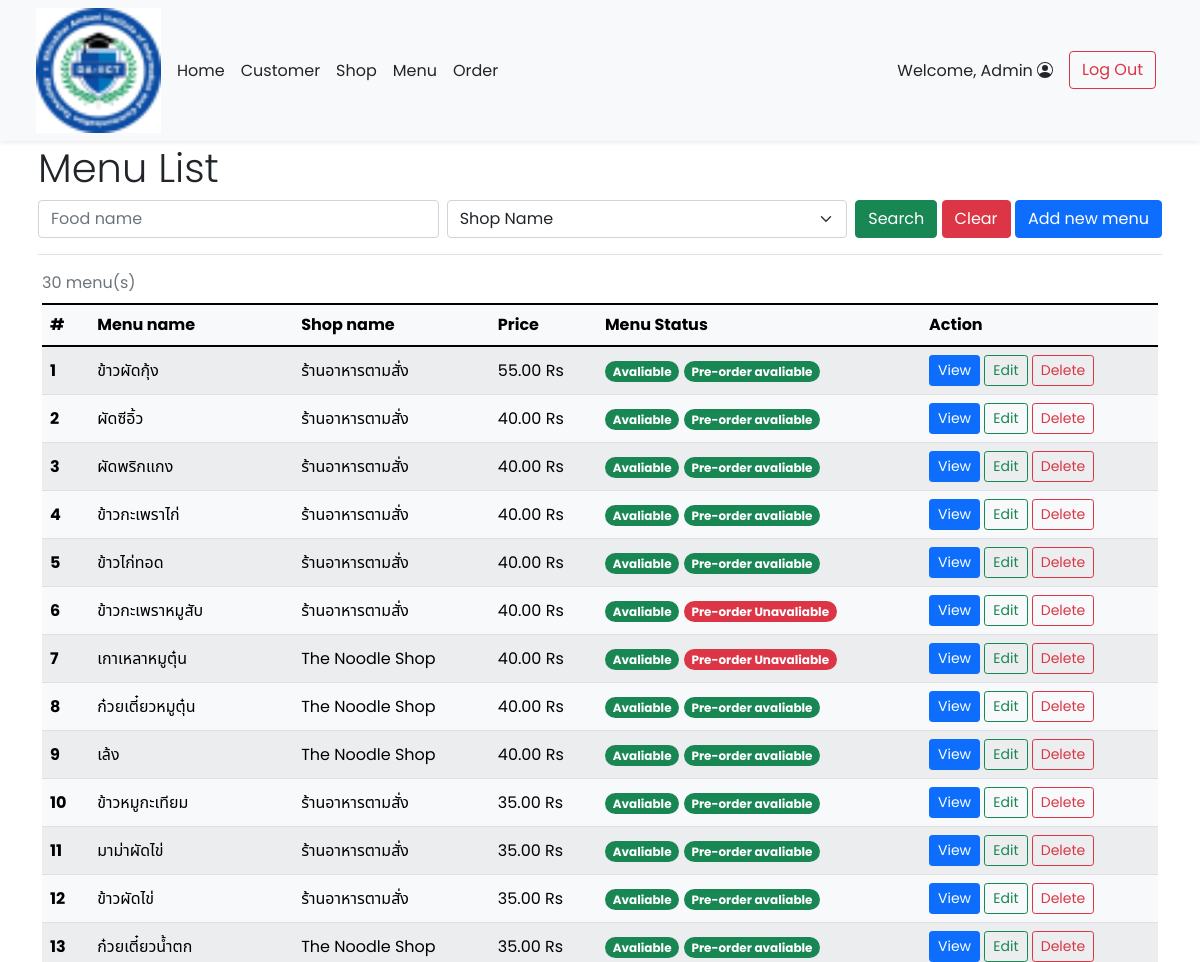
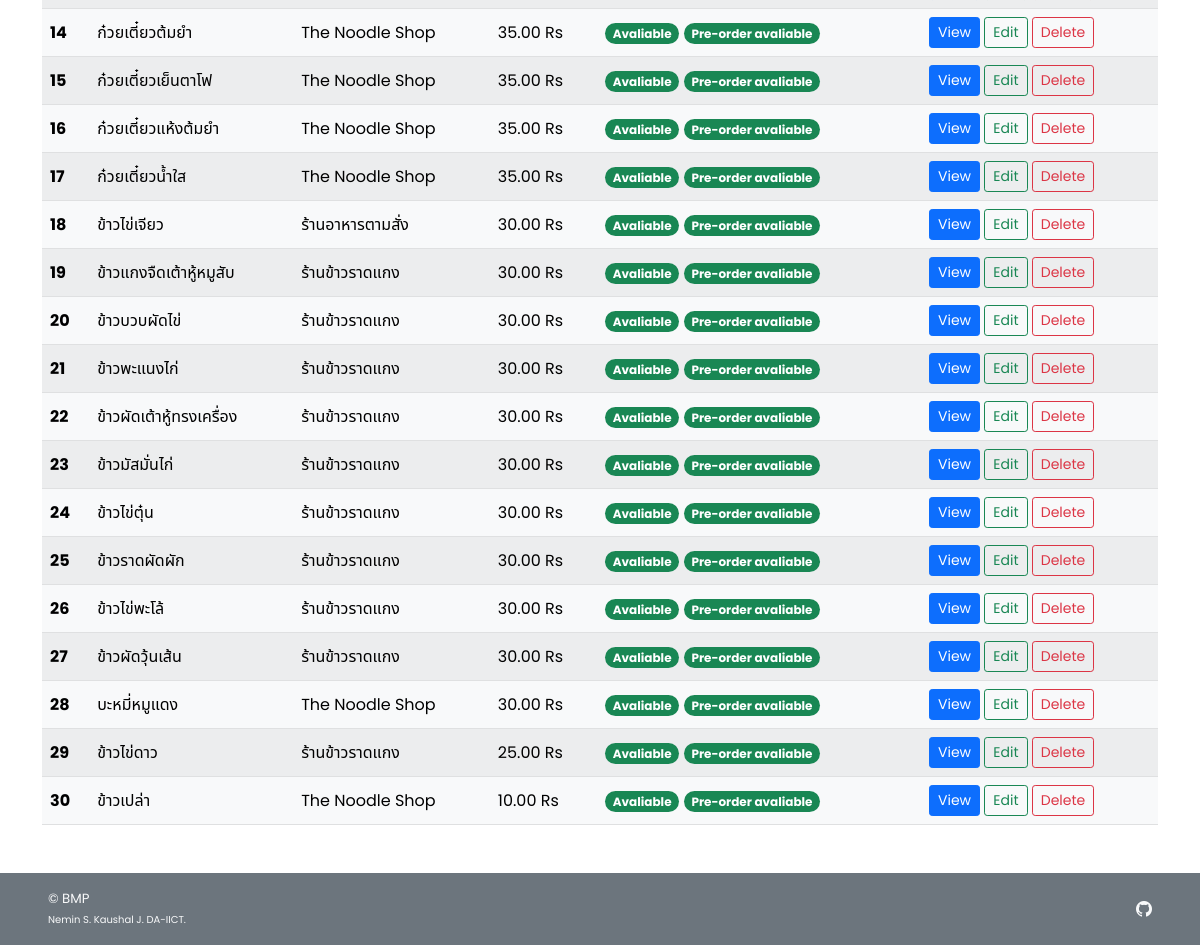
/admin/admin_food_list.php (signed in), run on the app's committed database (2 pictures, top to bottom).
### tables this page shows
CREATE TABLE `food` (
  `f_id` int(11) NOT NULL,
  `s_id` int(11) NOT NULL,
  `f_name` varchar(100) NOT NULL,
  `f_price` decimal(6,2) NOT NULL,
  `f_todayavail` tinyint(4) NOT NULL DEFAULT 1 COMMENT 'Food is available to order or not',
  `f_preorderavail` tinyint(4) NOT NULL DEFAULT 1,
  `f_pic` text DEFAULT NULL
);

CREATE TABLE `shop` (
  `s_id` int(11) NOT NULL,
  `s_username` varchar(45) NOT NULL,
  `s_pwd` varchar(45) NOT NULL,
  `s_name` varchar(100) NOT NULL,
  `s_location` varchar(100) NOT NULL,
  `s_openhour` time NOT NULL,
  `s_closehour` time NOT NULL,
  `s_status` tinyint(4) NOT NULL DEFAULT 1 COMMENT 'Shop ready for taking an order or not (True for open, False for close)',
  `s_preorderStatus` tinyint(4) NOT NULL DEFAULT 1 COMMENT 'Shop is ready for tomorrow pre-order or not',
  `s_email` varchar(100) NOT NULL,
  `s_phoneno` varchar(45) NOT NULL,
  `s_pic` text DEFAULT NULL
);

### admin/admin_food_list.php (the view, shortened to what this page needs)
<!DOCTYPE html>
<html lang="en" class="h-100">
<head>
    <?php
        include("../conn_db.php");
        include('../head.php');
    ?>
    <link href="../css/main.css" rel="stylesheet">
</head>
<body class="d-flex flex-column h-100">
    <?php include('nav_header_admin.php')?>
    <div class="container p-2 pb-0" id="admin-dashboard">
        <div class="mt-4 border-bottom">
            <a class="nav nav-item text-decoration-none text-muted mb-2" href="#" onclick="history.back();">
            </a>
            <h2 class="pt-3 display-6">Menu List</h2>
            <form class="form-floating mb-3" method="GET" action="admin_food_list.php">
                <div class="row g-2">
                    <div class="col">
                        <input type="text" class="form-control" id="f_name" name="f_name" placeholder="Food name"
                            <?php if(isset($_GET["search"])){?>value="<?php echo $_GET["f_name"];?>" <?php } ?>>
                    </div>
                    <div class="col">
                        <select class="form-select" id="s_id" name="s_id">
                            <option selected value="">Shop Name</option>
                        </select>
                    </div>
                    <div class="col-auto">
                        <button type="submit" name="search" value="1" class="btn btn-success">Search</button>
                        <button type="reset" class="btn btn-danger"
                            onclick="javascript: window.location='admin_food_list.php'">Clear</button>
                        <a href="admin_food_add.php" class="btn btn-primary">Add new menu</a>
                    </div>
                </div>
            </form>
        </div>
    </div>
    <div class="container pt-2" id="cust-table">
        <?php
            if(!isset($_GET["search"])){
                $search_query = "SELECT f.f_id,s.s_id,f.f_name,f.f_price,f.f_todayavail,f.f_preorderavail,s.s_name FROM food f INNER JOIN shop s ON f.s_id = s.s_id ORDER BY f.f_price DESC,f.s_id ASC;";
            }
            $search_result = $mysqli -> query($search_query);
            $search_numrow = $search_result -> num_rows;
            if($search_numrow == 0){
        ?>
        <div class="row">
            <div class="col mt-2 ms-2 p-2 bg-danger text-white rounded text-start">
                <svg xmlns="http://www.w3.org/2000/svg" width="16" height="16" fill="currentColor"
                    class="bi bi-x-circle ms-2" viewBox="0 0 16 16">
                    <path d="M8 15A7 7 0 1 1 8 1a7 7 0 0 1 0 14zm0 1A8 8 0 1 0 8 0a8 8 0 0 0 0 16z" />
                    <path
                        d="M4.646 4.646a.5.5 0 0 1 .708 0L8 7.293l2.646-2.647a.5.5 0 0 1 .708.708L8.707 8l2.647 2.646a.5.5 0 0 1-.708.708L8 8.707l-2.646 2.647a.5.5 0 0 1-.708-.708L7.293 8 4.646 5.354a.5.5 0 0 1 0-.708z" />
                </svg><span class="ms-2 mt-2">No shop found!</span>
                <a href="admin_food_list.php" class="text-white">Clear Search Result</a>
            </div>
        </div>
        <?php } else{ ?>
        <div class="table-responsive">
        <table class="table rounded-5 table-light table-striped table-hover align-middle caption-top mb-5">
            <caption><?php echo $search_numrow;?> menu(s) <?php if(isset($_GET["search"])){?><br /><a
                    Result</a><?php } ?></caption>
            <thead class="bg-light">
                <tr>
                    <th scope="col">#</th>
                    <th scope="col">Menu name</th>
                    <th scope="col">Shop name</th>
                    <th scope="col">Price</th>
                    <th scope="col">Menu Status</th>
                    <th scope="col">Action</th>
                </tr>
            </thead>
            <tbody>
                <?php $i=1; while($row = $search_result -> fetch_array()){ ?>
                <tr>
                    <th><?php echo $i++;?></th>
                    <td><?php echo $row["f_name"];?></td>
                    <td><?php echo $row["s_name"];?></td>
                    <td><?php echo $row["f_price"]." Rs";?></td>
                    <td>
                    <?php
                        if($row["f_todayavail"]==1){
                        ?>
                        <span class="badge rounded-pill bg-success">Avaliable</span>
                        <?php }else{ ?>
                        <span class="badge rounded-pill bg-danger">Unavaliable</span>
                        <?php }
                            if($row["f_preorderavail"]==1){
                        ?>
                        <span class="badge rounded-pill bg-success">Pre-order avaliable</span>
                        <?php }else{ ?>
                        <span class="badge rounded-pill bg-danger">Pre-order Unavaliable</span>
                        <?php } ?>
                    </td>
                    <td>
                        <a href="admin_food_detail.php?f_id=<?php echo $row["f_id"]?>"
                            class="btn btn-sm btn-primary">View</a>
                        <a href="admin_food_edit.php?s_id=<?php echo $row["s_id"];?>&f_id=<?php echo $row["f_id"]?>"
                            class="btn btn-sm btn-outline-success">Edit</a>
                        <a href="admin_food_delete.php?f_id=<?php echo $row["f_id"]?>"
                            class="btn btn-sm btn-outline-danger">Delete</a>
                    </td>
                </tr>
                <?php } ?>
            </tbody>
        </table>
        </div>
        <?php }
        ?>
    </div>
    <footer
        class="footer d-flex flex-wrap justify-content-between align-items-center px-5 py-3 mt-auto bg-secondary text-light">
        <span class="smaller-font">&copy; BMP<br /><span class="xsmall-font">Nemin S. Kaushal J.
                DA-IICT.</span></span>
        <ul class="nav justify-content-end list-unstyled d-flex">
            <li class="ms-3"><a class="text-light" target="_blank" href="https://github.com/Kaushal199/CMS_BMP/"><i
                        class="bi bi-github"></i></a></li>
        </ul>
    </footer>
</body>
</html>

### css/main.css (style rules this page uses)
html { height: 100%; }
body { height: 100%; padding-top: 4rem; margin-bottom: -50px; font-family: 'Poppins', 'Noto Sans Thai', sans-serif; }
a { cursor: pointer; }
.bi { vertical-align: -.125em; fill: currentColor; }
.smaller-font { font-size: smaller; }
.xsmall-font { font-size: x-small; }

### data on the page
food: f_name "ข้าวผัดกุ้ง", s.s_name "ร้านอาหารตามสั่ง", f_price "55.00", f_todayavail "Avaliable", f_preorderavail "Pre-order avaliable"
food: f_name "ผัดซีอิ้ว", s.s_name "ร้านอาหารตามสั่ง", f_price "40.00", f_todayavail "Avaliable", f_preorderavail "Pre-order avaliable"
food: f_name "ผัดพริกแกง", s.s_name "ร้านอาหารตามสั่ง", f_price "40.00", f_todayavail "Avaliable", f_preorderavail "Pre-order avaliable"
food: f_name "ข้าวกะเพราไก่", s.s_name "ร้านอาหารตามสั่ง", f_price "40.00", f_todayavail "Avaliable", f_preorderavail "Pre-order avaliable"
food: f_name "ข้าวไก่ทอด", s.s_name "ร้านอาหารตามสั่ง", f_price "40.00", f_todayavail "Avaliable", f_preorderavail "Pre-order avaliable"
food: f_name "ข้าวกะเพราหมูสับ", s.s_name "ร้านอาหารตามสั่ง", f_price "40.00", f_todayavail "Avaliable", f_preorderavail "Pre-order Unavaliable"
food: f_name "เกาเหลาหมูตุ๋น", s.s_name "The Noodle Shop", f_price "40.00", f_todayavail "Avaliable", f_preorderavail "Pre-order Unavaliable"
food: f_name "ก๋วยเตี๋ยวหมูตุ๋น", s.s_name "The Noodle Shop", f_price "40.00", f_todayavail "Avaliable", f_preorderavail "Pre-order avaliable"
food: f_name "เล้ง", s.s_name "The Noodle Shop", f_price "40.00", f_todayavail "Avaliable", f_preorderavail "Pre-order avaliable"
food: f_name "ข้าวหมูกะเทียม", s.s_name "ร้านอาหารตามสั่ง", f_price "35.00", f_todayavail "Avaliable", f_preorderavail "Pre-order avaliable"
food: f_name "มาม่าผัดไข่", s.s_name "ร้านอาหารตามสั่ง", f_price "35.00", f_todayavail "Avaliable", f_preorderavail "Pre-order avaliable"
food: f_name "ข้าวผัดไข่", s.s_name "ร้านอาหารตามสั่ง", f_price "35.00", f_todayavail "Avaliable", f_preorderavail "Pre-order avaliable"
food: f_name "ก๋วยเตี๋ยวน้ำตก", s.s_name "The Noodle Shop", f_price "35.00", f_todayavail "Avaliable", f_preorderavail "Pre-order avaliable"
food: f_name "ก๋วยเตี๋ยวต้มยำ", s.s_name "The Noodle Shop", f_price "35.00", f_todayavail "Avaliable", f_preorderavail "Pre-order avaliable"
food: f_name "ก๋วยเตี๋ยวเย็นตาโฟ", s.s_name "The Noodle Shop", f_price "35.00", f_todayavail "Avaliable", f_preorderavail "Pre-order avaliable"
food: f_name "ก๋วยเตี๋ยวแห้งต้มยำ", s.s_name "The Noodle Shop", f_price "35.00", f_todayavail "Avaliable", f_preorderavail "Pre-order avaliable"
food: f_name "ก๋วยเตี๋ยวน้ำใส", s.s_name "The Noodle Shop", f_price "35.00", f_todayavail "Avaliable", f_preorderavail "Pre-order avaliable"
food: f_name "ข้าวไข่เจียว", s.s_name "ร้านอาหารตามสั่ง", f_price "30.00", f_todayavail "Avaliable", f_preorderavail "Pre-order avaliable"
food: f_name "ข้าวแกงจืดเต้าหู้หมูสับ", s.s_name "ร้านข้าวราดแกง", f_price "30.00", f_todayavail "Avaliable", f_preorderavail "Pre-order avaliable"
food: f_name "ข้าวบวบผัดไข่", s.s_name "ร้านข้าวราดแกง", f_price "30.00", f_todayavail "Avaliable", f_preorderavail "Pre-order avaliable"
food: f_name "ข้าวพะแนงไก่", s.s_name "ร้านข้าวราดแกง", f_price "30.00", f_todayavail "Avaliable", f_preorderavail "Pre-order avaliable"
food: f_name "ข้าวผัดเต้าหู้ทรงเครื่อง", s.s_name "ร้านข้าวราดแกง", f_price "30.00", f_todayavail "Avaliable", f_preorderavail "Pre-order avaliable"
food: f_name "ข้าวมัสมั่นไก่", s.s_name "ร้านข้าวราดแกง", f_price "30.00", f_todayavail "Avaliable", f_preorderavail "Pre-order avaliable"
food: f_name "ข้าวไข่ตุ๋น", s.s_name "ร้านข้าวราดแกง", f_price "30.00", f_todayavail "Avaliable", f_preorderavail "Pre-order avaliable"
food: f_name "ข้าวราดผัดผัก", s.s_name "ร้านข้าวราดแกง", f_price "30.00", f_todayavail "Avaliable", f_preorderavail "Pre-order avaliable"
food: f_name "ข้าวไข่พะโล้", s.s_name "ร้านข้าวราดแกง", f_price "30.00", f_todayavail "Avaliable", f_preorderavail "Pre-order avaliable"
food: f_name "ข้าวผัดวุ้นเส้น", s.s_name "ร้านข้าวราดแกง", f_price "30.00", f_todayavail "Avaliable", f_preorderavail "Pre-order avaliable"
food: f_name "บะหมี่หมูแดง", s.s_name "The Noodle Shop", f_price "30.00", f_todayavail "Avaliable", f_preorderavail "Pre-order avaliable"
food: f_name "ข้าวไข่ดาว", s.s_name "ร้านข้าวราดแกง", f_price "25.00", f_todayavail "Avaliable", f_preorderavail "Pre-order avaliable"
food: f_name "ข้าวเปล่า", s.s_name "The Noodle Shop", f_price "10.00", f_todayavail "Avaliable", f_preorderavail "Pre-order avaliable"

### other printed values
$_SESSION['firstname'] "Admin"
$search_numrow "30"
